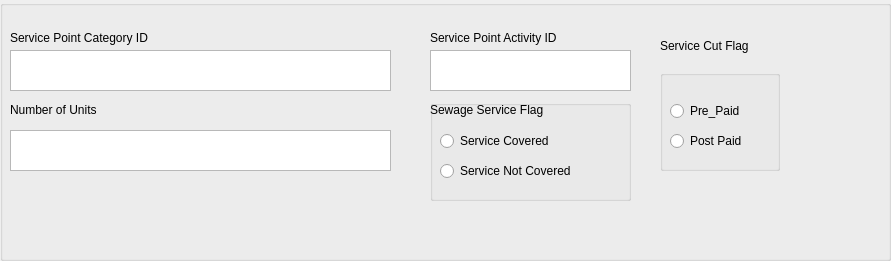
           <widget class="QGroupBox" name="groupBox_Services_12">
            <property name="geometry">
             <rect>
              <x>880</x>
              <y>30</y>
              <width>891</width>
              <height>261</height>
             </rect>
            </property>
            <property name="title">
             <string/>
            </property>
            <widget class="QLabel" name="L_Service_point_category_id_12">
             <property name="geometry">
              <rect>
               <x>10</x>
               <y>30</y>
               <width>201</width>
               <height>16</height>
              </rect>
             </property>
             <property name="text">
              <string>Service Point Category ID</string>
             </property>
            </widget>
            <widget class="QLabel" name="L_Service_point_activity_id_12">
             <property name="geometry">
              <rect>
               <x>430</x>
               <y>30</y>
               <width>201</width>
               <height>16</height>
              </rect>
             </property>
             <property name="text">
              <string>Service Point Activity ID</string>
             </property>
            </widget>
            <widget class="QLabel" name="L_Service_cut_flag_12">
             <property name="geometry">
              <rect>
               <x>660</x>
               <y>30</y>
               <width>121</width>
               <height>31</height>
              </rect>
             </property>
             <property name="text">
              <string>Service Cut Flag</string>
             </property>
            </widget>
            <widget class="QTextEdit" name="T_Service_point_category_id_12">
             <property name="geometry">
              <rect>
               <x>10</x>
               <y>50</y>
               <width>381</width>
               <height>41</height>
              </rect>
             </property>
            </widget>
            <widget class="QTextEdit" name="T_Service_point_activity_id_12">
             <property name="geometry">
              <rect>
               <x>430</x>
               <y>50</y>
               <width>201</width>
               <height>41</height>
              </rect>
             </property>
            </widget>
            <widget class="QLabel" name="L_Number_of_Units_12">
             <property name="geometry">
              <rect>
               <x>10</x>
               <y>100</y>
               <width>201</width>
               <height>20</height>
              </rect>
             </property>
             <property name="text">
              <string>Number of Units</string>
             </property>
            </widget>
            <widget class="QTextEdit" name="T_Number_of_Units_12">
             <property name="geometry">
              <rect>
               <x>10</x>
               <y>130</y>
               <width>381</width>
               <height>41</height>
              </rect>
             </property>
            </widget>
            <widget class="QLabel" name="L_Sewage_service_flag_12">
             <property name="geometry">
              <rect>
               <x>430</x>
               <y>100</y>
               <width>231</width>
               <height>20</height>
              </rect>
             </property>
             <property name="text">
              <string>Sewage Service Flag</string>
             </property>
            </widget>
            <widget class="QGroupBox" name="Service_Cut_Flag_Group_12">
             <property name="geometry">
              <rect>
               <x>660</x>
               <y>70</y>
               <width>120</width>
               <height>101</height>
              </rect>
             </property>
             <property name="title">
              <string/>
             </property>
             <widget class="QRadioButton" name="radioB_Service_cut_flag_Post_Paid_12">
              <property name="geometry">
               <rect>
                <x>10</x>
                <y>60</y>
                <width>97</width>
                <height>22</height>
               </rect>
              </property>
              <property name="text">
               <string>Post Paid</string>
              </property>
             </widget>
             <widget class="QRadioButton" name="radioB_Service_cut_flag_Pre_Paid_12">
              <property name="geometry">
               <rect>
                <x>10</x>
                <y>30</y>
                <width>97</width>
                <height>22</height>
               </rect>
              </property>
              <property name="text">
               <string>Pre_Paid</string>
              </property>
             </widget>
            </widget>
            <widget class="QGroupBox" name="Sewage_Service_Flag_Group_12">
             <property name="geometry">
              <rect>
               <x>430</x>
               <y>100</y>
               <width>201</width>
               <height>101</height>
              </rect>
             </property>
             <property name="title">
              <string/>
             </property>
             <widget class="QRadioButton" name="radioB_Sewage_service_flag_service_not_covered_12">
              <property name="geometry">
               <rect>
                <x>10</x>
                <y>60</y>
                <width>171</width>
                <height>22</height>
               </rect>
              </property>
              <property name="text">
               <string>Service Not Covered</string>
              </property>
             </widget>
             <widget class="QRadioButton" name="radioB_Sewage_service_flag_service_covered_12">
              <property name="geometry">
               <rect>
                <x>10</x>
                <y>30</y>
                <width>141</width>
                <height>22</height>
               </rect>
              </property>
              <property name="text">
               <string>Service Covered</string>
              </property>
             </widget>
            </widget>
           </widget>
